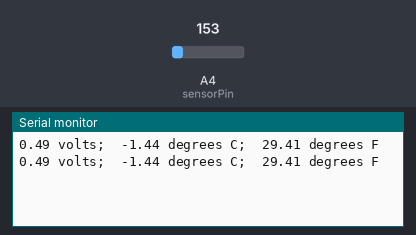
Recording of a sketch running on a simulated Arduino Uno, built with avr-gcc and run on an emulated ATmega328P. Parts: the last lines printed to the serial monitor. The inputs (shaded band) are chosen by the test bench; at power-on: A4 (sensorPin) = 153.

Above: at 1.8 s.
1.9 s: A4 (sensorPin) set to 165
At 2.3 s:
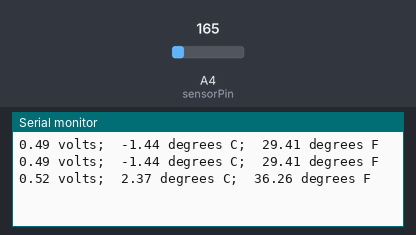
3.4 s: A4 (sensorPin) set to 175
At 4.8 s:
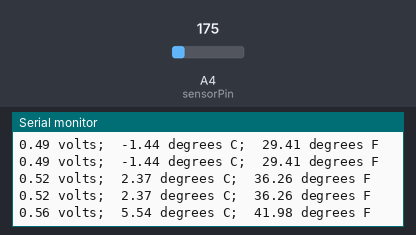
Timing chart, 0 to 6.4 s (numbered marks = the images above; inputs shaded):
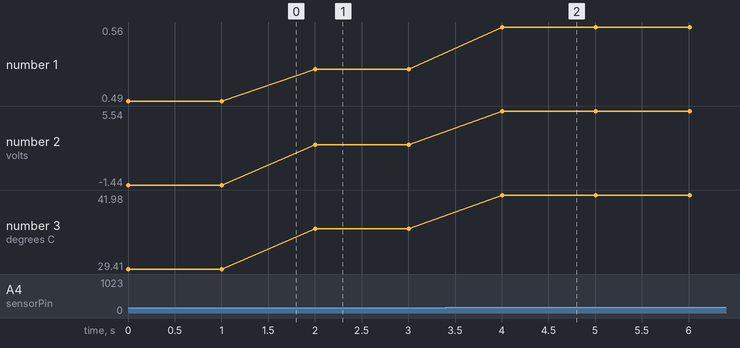

Measured:
- after the input at 1.9 s, the serial monitor: prints a new line after 0.10 s (image 1)
- after the input at 3.4 s, the serial monitor: prints a new line after 0.61 s (image 2)
- plotted number 1: 0.49 → 0.52 after the input at 1.9 s, 0.52 → 0.56 after the input at 3.4 s
- plotted number 2: -1.44 → 2.37 after the input at 1.9 s, 2.37 → 5.54 after the input at 3.4 s
- plotted number 3: 29.41 → 36.26 after the input at 1.9 s, 36.26 → 41.98 after the input at 3.4 s

The sketch:

TMP36_test1.ino
```cpp
//TMP36 Pin Variables
int sensorPin = 18; //the analog pin the TMP36's Vout (sense) pin is connected to: A0 (aka 18)
                        //the resolution is 10 mV / degree centigrade with a
                        //500 mV offset to allow for negative temperatures

/*
 * setup() - this function runs once when you turn your Arduino on
 * We initialize the serial connection with the computer
 */
void setup()
{
  Serial.begin(9600);  //Start the serial connection with the computer
                       //to view the result open the serial monitor
}

void loop()                     // run over and over again
{
 //getting the voltage reading from the temperature sensor
 int reading = analogRead(sensorPin);

 // converting that reading to voltage, for 3.3v arduino use 3.3 (Feathers work on 3.3v logic)
 float voltage = reading * 3.25; //tested the actual voltage w/ multimeter hence the 3.25
 voltage /= 1024.0;

 // print out the voltage
 Serial.print(voltage); Serial.print(" volts;  ");

 // now print out the temperature
 float temperatureC = (voltage - 0.5) * 100 ;  //converting from 10 mv per degree wit 500 mV offset
                                               //to degrees ((voltage - 500mV) times 100)
 Serial.print(temperatureC); Serial.print(" degrees C;  ");

 // now convert to Fahrenheit
 float temperatureF = (temperatureC * 9.0 / 5.0) + 32.0;
 Serial.print(temperatureF); Serial.print(" degrees F  ");
 Serial.println();

 delay(1000);                                     //waiting a second
}
```
